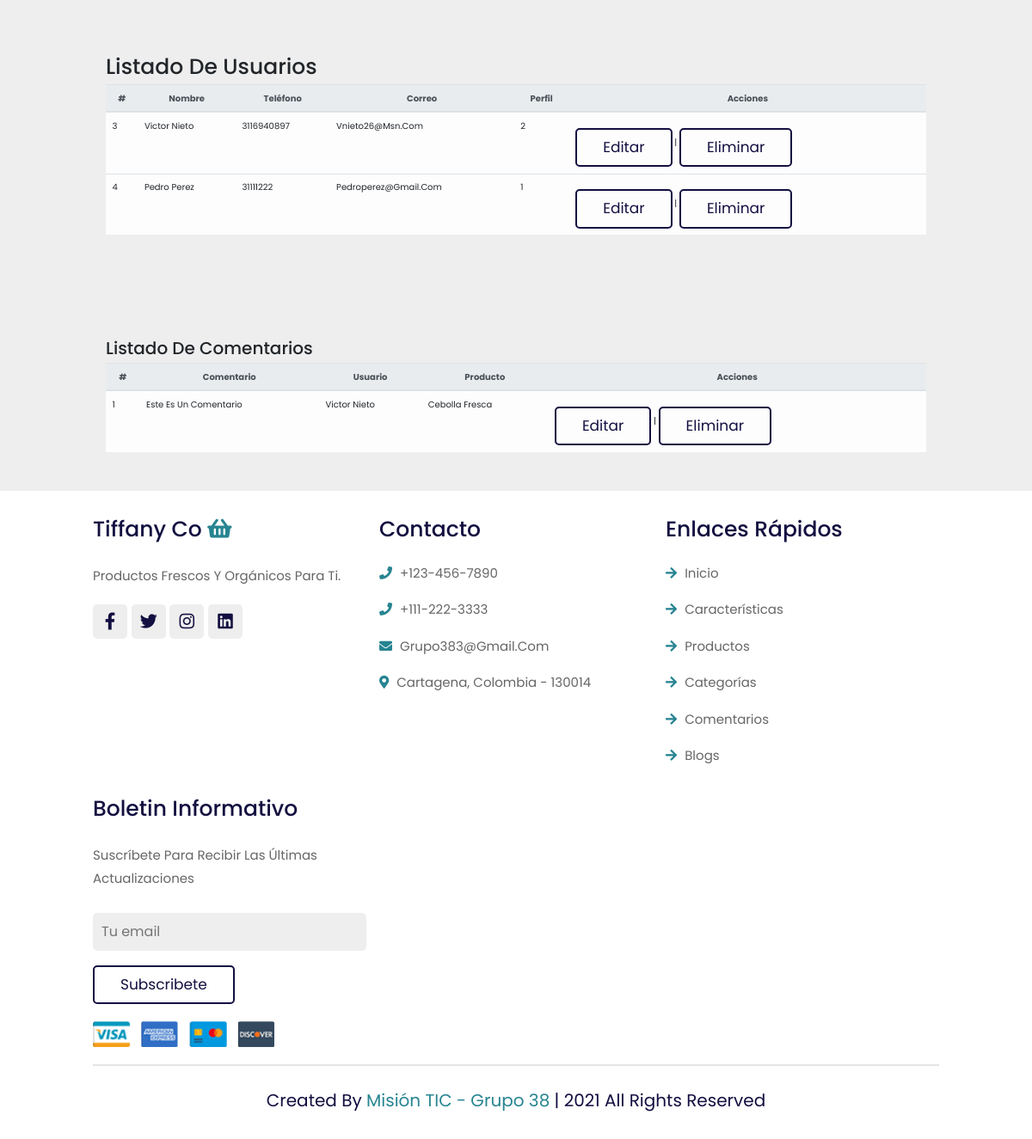
The page /home (signed in, lower part) on the database as committed earlier.
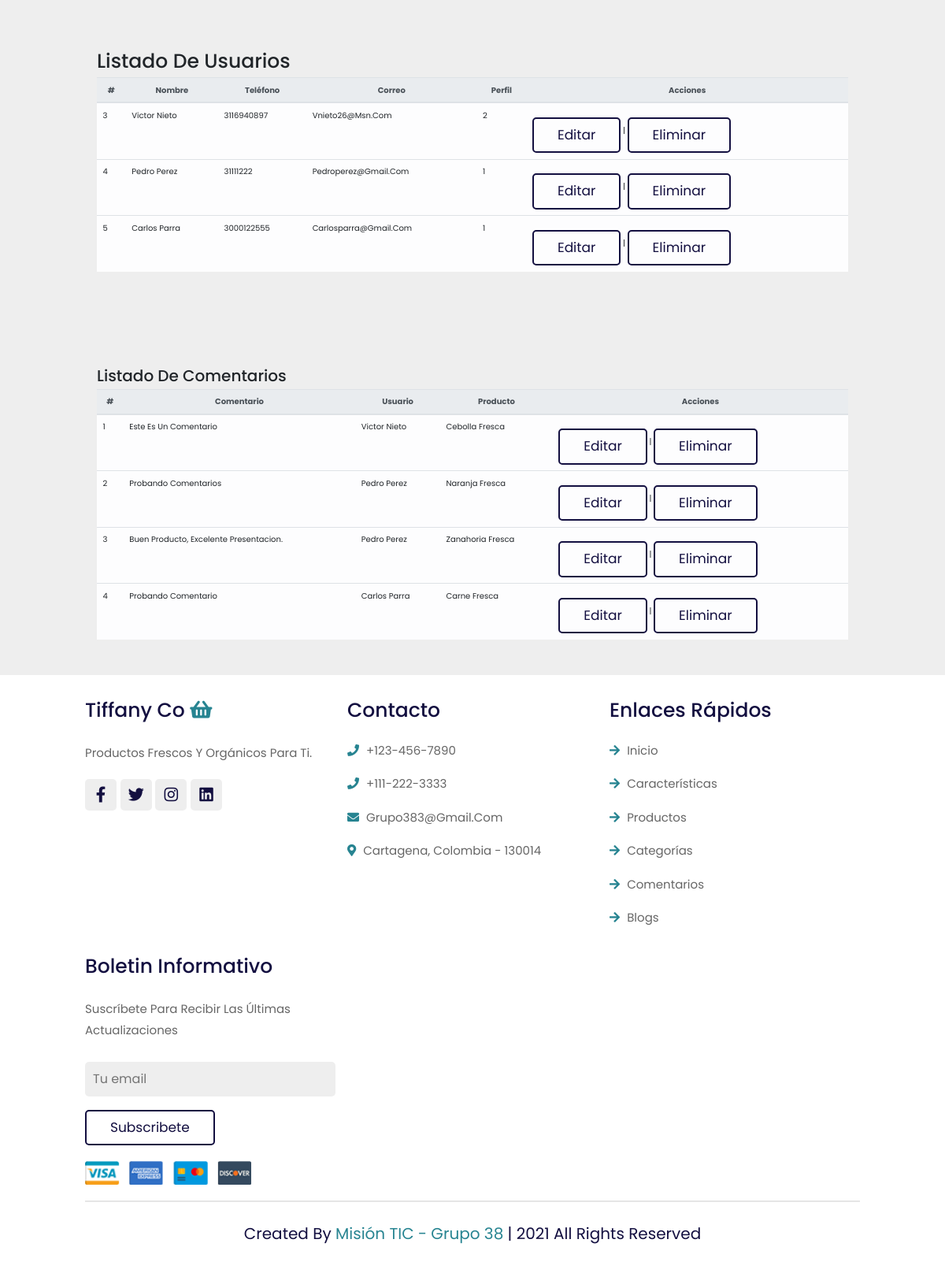
The same page on the database as committed later.
### app.py (models this page shows)
class Users(db.Model):
    id = db.Column(db.Integer, primary_key=True)
    nombre = db.Column(db.String(150), nullable=False)
    telefono = db.Column(db.String(20), nullable=False)
    email = db.Column(db.String(100), unique=True, nullable=False)
    password = db.Column(db.String(80), nullable=False)
    perfil = db.Column(db.String(1), default='1')
    comentario = db.relationship("Comentarios", backref="users")

class Comentarios(db.Model):
    id = db.Column(db.Integer, primary_key=True)
    comentario = db.Column(db.String(300), nullable=False)
    id_user = db.Column(db.Integer, db.ForeignKey('users.id'), nullable=False)
    id_producto = db.Column(db.Integer, db.ForeignKey('products.id'), nullable=False)

class Products(db.Model):
    id = db.Column(db.Integer, primary_key=True)
    producto = db.Column(db.String(150), nullable=False)
    categoria = db.Column(db.String(50), nullable=False)
    precio = db.Column(db.Float, default = 0.0)
    stock = db.Column(db.Integer, default=0)
    comentario = db.relationship('Comentarios', backref='products')

### app.py (the view)
@ app.route('/home')
def home():
    if 'username' in session:
        productos = Products.query.all()
        users = Users.query.all()
        comentarios = Comentarios.query.all()
        return render_template('home.html', productos=productos, users=users, comentarios= comentarios)
    return redirect(url_for('inicio'))

### templates/home.html (shortened to what this page needs)
<!DOCTYPE html>
<html lang="en">
<head>
    <link rel="stylesheet" href="https://unpkg.com/swiper@7/swiper-bundle.min.css" />
    <link rel="stylesheet" href="https://cdnjs.cloudflare.com/ajax/libs/font-awesome/5.15.4/css/all.min.css">
    <link rel="stylesheet" href="https://maxcdn.bootstrapcdn.com/bootstrap/4.0.0/css/bootstrap.min.css">
    <link rel="stylesheet" href="{{url_for('static', filename='css/style.css') }}">
</head>
<body>
    <section class="products" id="products">
        <div class="container p-4 mt-4">
            <div class="row">
                <div class="col-4">
                </div>
                <div class="col-8">
                </div>
            </div>
        </div>
    </section>
    <section class="usuarios" id="usuarios">
        <div class="container">
            <div class="row">
                <div class="col">
                    <h1>Listado de Usuarios</h1>
                    <table class="table table-light">
                        <thead class="thead-light">
                            <tr style="text-align: center">
                                <th>#</th>
                                <th>Nombre</th>
                                <th>Teléfono</th>
                                <th>Correo</th>
                                <th>Perfil</th>
                                <th>Acciones</th>
                            </tr>
                        </thead>
                        <tbody>
                            {% for user in users %}
                            <tr>
                                <td>{{user.id}}</td>
                                <td>{{user.nombre}}</td>
                                <td>{{user.telefono}}</td>
                                <td>{{user.email}}</td>
                                <td>{{user.perfil}}</td>
                                <td>
                                    <a class="btn btn-warning" href="/home/edit_user/{{user.id}}">Editar</a> |
                                    <a onclick="return confirm('¿Desea borrar el producto?')" class="btn btn-danger"
                                        href="/home/delete_user/{{user.id}}">Eliminar</a>
                                </td>
                            </tr>
                            {% endfor %}
                        </tbody>
                    </table>
                </div>
            </div>
        </div>
    </section>
    <section class="review" id="review">
    </section>
    <section class="review" id="review">
        <div class="container p-4 mt-4">
            <div class="row">
                <div class="col">
                    <h2>Listado de Comentarios</h2>
                    <table class="table table-light">
                        <thead class="thead-light">
                            <tr style="text-align: center">
                                <th>#</th>
                                <th>Comentario</th>
                                <th>Usuario</th>
                                <th>Producto</th>
                                <th>Acciones</th>
                            </tr>
                        </thead>
                        <tbody>
                            {% for comenta in comentarios %}
                            <tr>
                                <td>{{comenta.id}}</td>
                                <td>{{comenta.comentario}}</td>
                                <td>{{comenta.users.nombre}}</td>
                                <td>{{comenta.products.producto}}</td>
                                <td>
                                    <a class="btn btn-warning" href="/home/edit_comenta/{{comenta.id}}">Editar</a> |
                                    <a onclick="return confirm('¿Desea borrar el producto?')" class="btn btn-danger"
                                        href="/home/delete_comenta/{{comenta.id}}">Eliminar</a>
                                </td>
                            </tr>
                            {% endfor %}
                        </tbody>
                    </table>
                </div>
            </div>
        </div>
    </section>
    <section class="footer">
        <div class="box-container">
            <div class="box">
                <h3> Tiffany co <i class="fas fa-shopping-basket"></i> </h3>
                <p>Productos frescos y orgánicos para ti.</p>
                <div class="share">
                    <a href="#" class="fab fa-facebook-f"></a>
                    <a href="#" class="fab fa-twitter"></a>
                    <a href="#" class="fab fa-instagram"></a>
                    <a href="#" class="fab fa-linkedin"></a>
                </div>
            </div>
            <div class="box">
                <h3>Contacto</h3>
                <a href="#" class="links"> <i class="fas fa-phone"></i> +123-456-7890 </a>
                <a href="#" class="links"> <i class="fas fa-phone"></i> +111-222-3333 </a>
                <a href="#" class="links"> <i class="fas fa-envelope"></i> grupo383@gmail.com </a>
                <a href="#" class="links"> <i class="fas fa-map-marker-alt"></i> Cartagena, Colombia - 130014 </a>
            </div>
            <div class="box">
                <h3>Enlaces rápidos</h3>
                <a href="#" class="links"> <i class="fas fa-arrow-right"></i> Inicio </a>
                <a href="#" class="links"> <i class="fas fa-arrow-right"></i> Características </a>
                <a href="#" class="links"> <i class="fas fa-arrow-right"></i> productos </a>
                <a href="#" class="links"> <i class="fas fa-arrow-right"></i> categorías </a>
                <a href="#" class="links"> <i class="fas fa-arrow-right"></i> comentarios </a>
                <a href="#" class="links"> <i class="fas fa-arrow-right"></i> blogs </a>
            </div>
            <div class="box">
                <h3>Boletin informativo</h3>
                <p>suscríbete para recibir las últimas actualizaciones</p>
                <input type="email" name="email_boletin" placeholder="Tu email" class="email">
                <input type="submit" value="subscribete" class="btn">
                <img src="{{url_for('static', filename='image/payment.png')}}" class="payment-img" alt="">
            </div>
        </div>
        <div class="credit"> created by <span> Misión TIC - Grupo 38 </span> | 2021 all rights reserved </div>
    </section>
</body>
</html>

### static/css/style.css (style rules this page uses)
:root { --orange:#278491; --black:#130f40; --light-color:#666; --box-shadow:0 .5rem 1.5rem rgba(0,0,0,.1); --border:.2rem solid rgba(0,0,0,.1); --outline:.1rem solid rgba(0,0,0,.1); --outline-hover:.2rem solid var(--black); }
* { font-family: 'Poppins', sans-serif; margin:0; padding:0; box-sizing: border-box; outline: none; border:none; text-decoration: none; text-transform: capitalize; transition: all .2s linear; }
html { font-size: 62.5%; overflow-x: hidden; scroll-behavior: smooth; scroll-padding-top: 7rem; }
body { background:#eee; }
section { padding:2rem 9%; }
.btn { margin-top: 1rem; display: inline-block; padding:.8rem 3rem; font-size: 1.7rem; border-radius: .5rem; border:.2rem solid var(--black); color:var(--black); cursor: pointer; background: none; }
.footer { background: #fff; }
.footer .box-container { display: grid; grid-template-columns: repeat(auto-fit, minmax(25rem, 1fr)); gap:1.5rem; }
.footer .box-container .box h3 { font-size: 2.5rem; color:var(--black); padding:1rem 0; }
.footer .box-container .box h3 i { color:var(--orange); }
.footer .box-container .box .links { display: block; font-size: 1.5rem; color:var(--light-color); padding:1rem 0; }
.footer .box-container .box .links i { color:var(--orange); padding-right: .5rem; }
.footer .box-container .box p { line-height: 1.8; font-size: 1.5rem; color:var(--light-color); padding:1rem 0; }
.footer .box-container .box .share a { height:4rem; width:4rem; line-height:4rem; border-radius: .5rem; font-size: 2rem; color:var(--black); margin-right: .2rem; background: #eee; text-align: center; }
.footer .box-container .box .email { width: 100%; margin:.7rem 0; padding:1rem; border-radius: .5rem; background: #eee; font-size: 1.6rem; color:var(--black); text-transform: none; }
.footer .box-container .box .payment-img { margin-top: 2rem; height: 3rem; display: block; }
.footer .credit { text-align: center; margin-top: 2rem; padding:1rem; padding-top: 2.5rem; font-size: 2rem; color:var(--black); border-top: var(--border); }
.footer .credit span { color:var(--orange); }

Rows that differ between the two databases and show on the page:
added Users: id "5", nombre "Carlos Parra", telefono "3000122555", email "Carlosparra@gmail.com", perfil "1"
added Comentarios: id "2", comentario "Probando Comentarios", users.nombre "Pedro Perez", products.producto "Naranja Fresca"
added Comentarios: id "3", comentario "Buen Producto, Excelente Presentacion.", users.nombre "Pedro Perez", products.producto "Zanahoria Fresca"
added Comentarios: id "4", comentario "Probando Comentario", users.nombre "Carlos Parra", products.producto "Carne Fresca"
